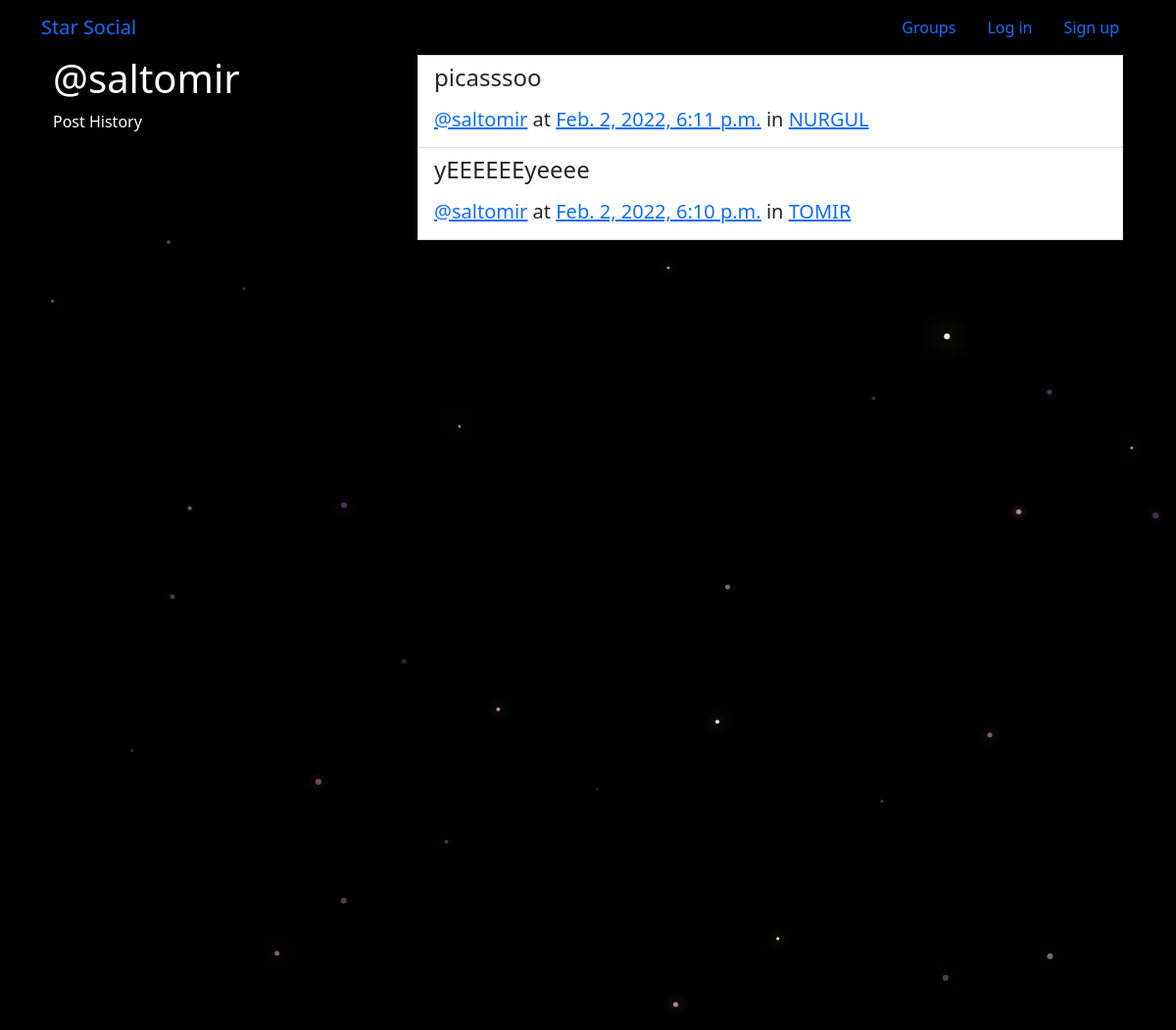
Page /posts/by/saltomir/ on the committed database.
### posts/models.py (models this page shows, shortened)
class Post(models.Model):
    user = models.ForeignKey(User,on_delete=models.CASCADE,related_name="posts")
    created_at = models.DateTimeField(auto_now=True)
    message = models.TextField()
    message_html = models.TextField(editable=False)
    group = models.ForeignKey(Group, on_delete=models.CASCADE,related_name="posts",null=True, blank=True)
    class Meta:
        ordering = ["-created_at"]
        unique_together = ["user", "message"]

### groups/models.py (models this page shows, shortened)
class Group(models.Model):
    name = models.CharField(max_length=255, unique=True)
    slug = models.SlugField(allow_unicode=True, unique=True)
    description = models.TextField(blank=True, default='')
    description_html = models.TextField(editable=False,  default='', blank=True)
    members = models.ManyToManyField(User,through="GroupMember")
    class Meta:
        ordering = ["name"]

### posts/views.py (the view)
# urls.py: path('by/<str:username>/', views.UserPosts.as_view(),name='for_user'),
class UserPosts(generic.list.ListView):
    model = models.Post
    template_name = "posts/user_post_list.html"
    def get_queryset(self):
        try:
            self.post_user = User.objects.prefetch_related("posts").get(
                username__iexact=self.kwargs.get("username")
            )
        except User.DoesNotExist:
            raise Http404
        else:
            return self.post_user.posts.all()
    def get_context_data(self, **kwargs):
        context = super().get_context_data(**kwargs)
        context["post_user"] = self.post_user
        return context

### posts/templates/posts/user_post_list.html
{% extends "posts/post_base.html" %}
{% block prepost %}
<div class="col-md-4">
	<h1>@{{ post_user.username }}</h1>
	<p>Post History</p>
</div>
{% endblock %}
{% block post_content %}
<div class="col-md-8">
	{% for post in post_list %}
		{% include "posts/_post.html" %}
	{% endfor %}
</div>
{% endblock %}

### posts/templates/posts/_post.html (shortened to what this page needs)
<div class="post media list-group-item list-group-item-action">
	<h4>{{ post.message_html|safe }}</h4>
	<div class="media-body">
		<h5 class="media-heading">
			<span class="username"><a href="{% url 'posts:for_user' username=post.user.username %}">@{{ post.user.username }}</a></span> at
			<time class="time"><a href="{% url 'posts:single' username=post.user.username pk=post.pk %}">{{ post.created_at }}</a></time>
			{% if post.group %}
			<span class="group-name">in <a href="{% url 'groups:single' slug=post.group.slug%}">{{ post.group.name }}</a></span>
			{% endif %}
		</h5>
	</div>
</div>

### static/social_media_project/css/master.css (style rules this page uses)
body { margin: 0; overflow: hidden; background-color: black; color:white; }

### rows in the picture
Post: message_html "picasssoo", user.username "saltomir", created_at "Feb. 2, 2022, 6:11 p.m.", group.name "NURGUL"
Post: message_html "yEEEEEEyeeee", user.username "saltomir", created_at "Feb. 2, 2022, 6:10 p.m.", group.name "TOMIR"

### other values in the picture
{{ post_user.username }} "saltomir"
